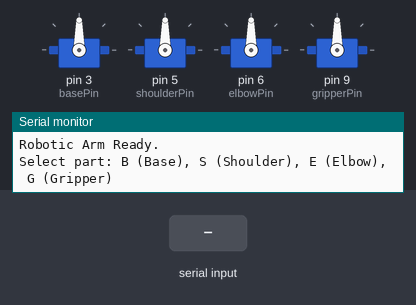
The sketch below on a simulated Arduino Uno, built with avr-gcc and run on an emulated ATmega328P. Shown: 4 × servo, the last lines printed to the serial monitor. The test bench sets the inputs (shaded band).

Above: at 1.2 s.
1.3 s: "B" received over Serial
At 3.5 s:
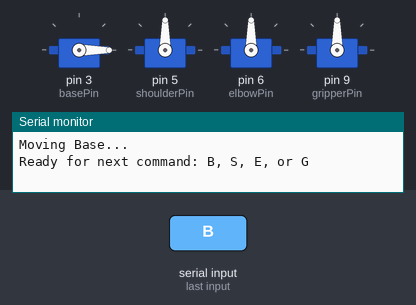
4.3 s: "S" received over Serial
At 6.9 s:
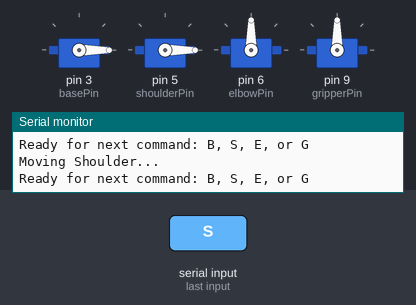
7.3 s: "E" received over Serial
10.3 s: "G" received over Serial
12.5 s: "B" received over Serial
At 14.5 s:
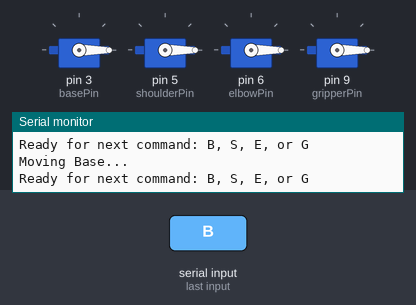
15.5 s: "S" received over Serial
At 16.39 s:
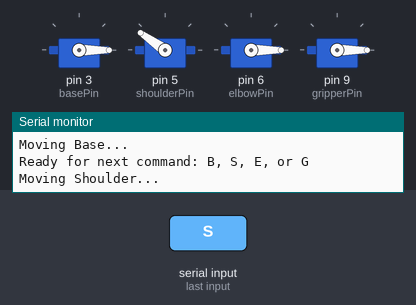
Timing chart, 0 to 18.5 s (numbered marks = the images above; inputs shaded):
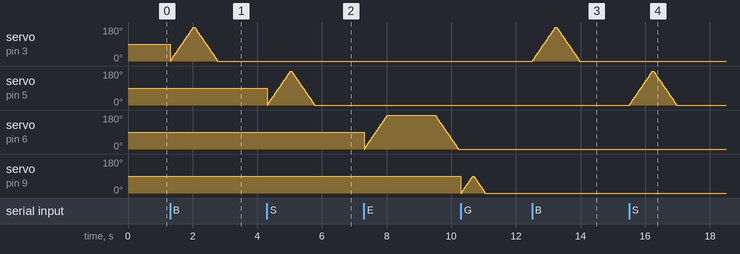

The sketch:

RoboticArmControl.ino
```cpp
#include <Servo.h>

// Create Servo objects
Servo base, shoulder, elbow, gripper;

// Define pins
const int basePin = 3;
const int shoulderPin = 5;
const int elbowPin = 6;
const int gripperPin = 9;

// Angle variable
int angle = 0;

void setup() {
  base.attach(basePin);
  shoulder.attach(shoulderPin);
  elbow.attach(elbowPin);
  gripper.attach(gripperPin);

  Serial.begin(9600);
  Serial.println("Robotic Arm Ready.");
  Serial.println("Select part: B (Base), S (Shoulder), E (Elbow), G (Gripper)");
}

void loop() {
  if (Serial.available()) {
    char cmd = Serial.read();

    switch (cmd) {
      case 'B':
        Serial.println("Moving Base...");
        moveServo(base, 0, 180);
        break;

      case 'S':
        Serial.println("Moving Shoulder...");
        moveServo(shoulder, 0, 180);
        break;

      case 'E':
        Serial.println("Moving Elbow...");
        moveServo(elbow, 0, 360);
        break;

      case 'G':
        Serial.println("Operating Gripper...");
        moveServo(gripper, 0, 90);
        break;

      default:
        Serial.println("Invalid command. Use B, S, E, or G.");
        break;
    }

    Serial.println("Ready for next command: B, S, E, or G");
  }
}

// Sweep servo from min to max and back
void moveServo(Servo &servo, int minAngle, int maxAngle) {
  for (angle = minAngle; angle <= maxAngle; angle += 5) {
    servo.write(angle);
    delay(20);
  }
  for (angle = maxAngle; angle >= minAngle; angle -= 5) {
    servo.write(angle);
    delay(20);
  }
}
```

Measured:
- after the input at 12.5 s, servo on pin 3 (basePin): rises from 0° to 180° in 0.70 s, then falls to 0° in 0.74 s
- after the input at 15.5 s, servo on pin 5 (shoulderPin): rises from 0° to 180° in 0.70 s, then falls to 0° in 0.74 s
